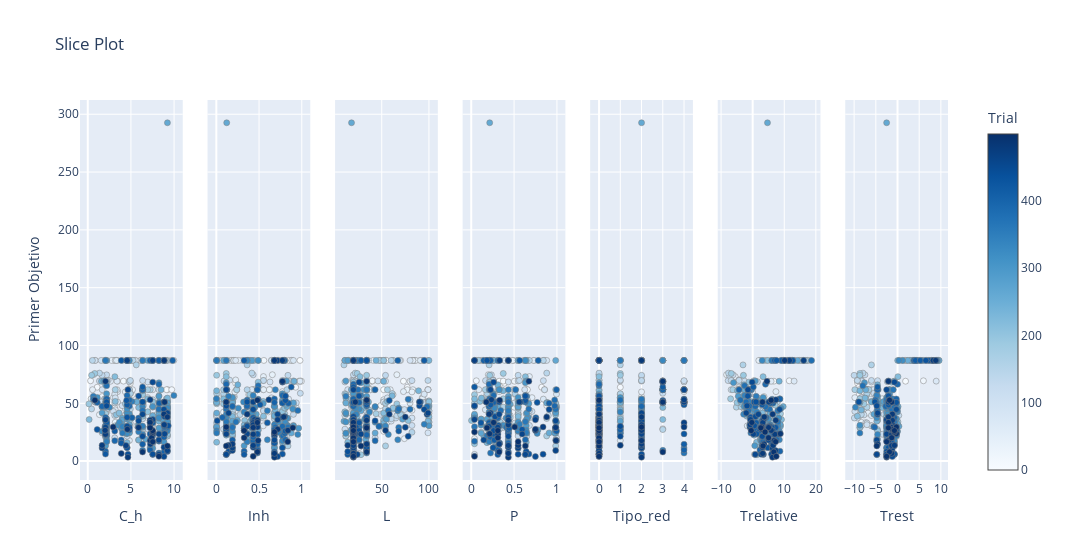

Here is the notebook cell this chart was saved with:
### Code cell
target = lambda trial: trial.values[0]  # Primer objetivo a visualizar

# Graficar el gráfico de rebanada
vis.plot_slice(study, target=target, target_name='Primer Objetivo')

### Figure 1 — Plotly figure (JSON) as saved in the notebook; plotly's stock layout.template omitted (floating-point values rounded to 4 significant figures; data arrays with more than 128 entries replaced by an {"elided": "..."} marker saying what was removed)
{"data": [{"marker": {"color": {"elided": "500 int values"}, "colorbar": {"title": {"text": "Trial"}, "x": 1, "xpad": 40}, "colorscale": [[0, "rgb(247,251,255)"], [0.125, "rgb(222,235,247)"], [0.25, "rgb(198,219,239)"], [0.375, "rgb(158,202,225)"], [0.5, "rgb(107,174,214)"], [0.625, "rgb(66,146,198)"], [0.75, "rgb(33,113,181)"], [0.875, "rgb(8,81,156)"], [1, "rgb(8,48,107)"]], "line": {"color": "Grey", "width": 0.5}, "showscale": true}, "mode": "markers", "name": "Feasible Trial", "showlegend": false, "type": "scatter", "x": {"elided": "500 float values"}, "xaxis": "x", "y": {"elided": "500 float values"}, "yaxis": "y"}, {"marker": {"color": {"elided": "500 int values"}, "colorbar": {"title": {"text": "Trial"}, "x": 1, "xpad": 40}, "colorscale": [[0, "rgb(247,251,255)"], [0.125, "rgb(222,235,247)"], [0.25, "rgb(198,219,239)"], [0.375, "rgb(158,202,225)"], [0.5, "rgb(107,174,214)"], [0.625, "rgb(66,146,198)"], [0.75, "rgb(33,113,181)"], [0.875, "rgb(8,81,156)"], [1, "rgb(8,48,107)"]], "line": {"color": "Grey", "width": 0.5}, "showscale": false}, "mode": "markers", "name": "Feasible Trial", "showlegend": false, "type": "scatter", "x": {"elided": "500 float values"}, "xaxis": "x2", "y": {"elided": "500 float values"}, "yaxis": "y2"}, {"marker": {"color": {"elided": "500 int values"}, "colorbar": {"title": {"text": "Trial"}, "x": 1, "xpad": 40}, "colorscale": [[0, "rgb(247,251,255)"], [0.125, "rgb(222,235,247)"], [0.25, "rgb(198,219,239)"], [0.375, "rgb(158,202,225)"], [0.5, "rgb(107,174,214)"], [0.625, "rgb(66,146,198)"], [0.75, "rgb(33,113,181)"], [0.875, "rgb(8,81,156)"], [1, "rgb(8,48,107)"]], "line": {"color": "Grey", "width": 0.5}, "showscale": false}, "mode": "markers", "name": "Feasible Trial", "showlegend": false, "type": "scatter", "x": {"elided": "500 int values"}, "xaxis": "x3", "y": {"elided": "500 float values"}, "yaxis": "y3"}, {"marker": {"color": {"elided": "500 int values"}, "colorbar": {"title": {"text": "Trial"}, "x": 1, "xpad": 40}, "colorscale": [[0, "rgb(247,251,255)"], [0.125, "rgb(222,235,247)"], [0.25, "rgb(198,219,239)"], [0.375, "rgb(158,202,225)"], [0.5, "rgb(107,174,214)"], [0.625, "rgb(66,146,198)"], [0.75, "rgb(33,113,181)"], [0.875, "rgb(8,81,156)"], [1, "rgb(8,48,107)"]], "line": {"color": "Grey", "width": 0.5}, "showscale": false}, "mode": "markers", "name": "Feasible Trial", "showlegend": false, "type": "scatter", "x": {"elided": "500 float values"}, "xaxis": "x4", "y": {"elided": "500 float values"}, "yaxis": "y4"}, {"marker": {"color": {"elided": "500 int values"}, "colorbar": {"title": {"text": "Trial"}, "x": 1, "xpad": 40}, "colorscale": [[0, "rgb(247,251,255)"], [0.125, "rgb(222,235,247)"], [0.25, "rgb(198,219,239)"], [0.375, "rgb(158,202,225)"], [0.5, "rgb(107,174,214)"], [0.625, "rgb(66,146,198)"], [0.75, "rgb(33,113,181)"], [0.875, "rgb(8,81,156)"], [1, "rgb(8,48,107)"]], "line": {"color": "Grey", "width": 0.5}, "showscale": false}, "mode": "markers", "name": "Feasible Trial", "showlegend": false, "type": "scatter", "x": {"elided": "500 int values"}, "xaxis": "x5", "y": {"elided": "500 float values"}, "yaxis": "y5"}, {"marker": {"color": {"elided": "500 int values"}, "colorbar": {"title": {"text": "Trial"}, "x": 1, "xpad": 40}, "colorscale": [[0, "rgb(247,251,255)"], [0.125, "rgb(222,235,247)"], [0.25, "rgb(198,219,239)"], [0.375, "rgb(158,202,225)"], [0.5, "rgb(107,174,214)"], [0.625, "rgb(66,146,198)"], [0.75, "rgb(33,113,181)"], [0.875, "rgb(8,81,156)"], [1, "rgb(8,48,107)"]], "line": {"color": "Grey", "width": 0.5}, "showscale": false}, "mode": "markers", "name": "Feasible Trial", "showlegend": false, "type": "scatter", "x": {"elided": "500 float values"}, "xaxis": "x6", "y": {"elided": "500 float values"}, "yaxis": "y6"}, {"marker": {"color": {"elided": "500 int values"}, "colorbar": {"title": {"text": "Trial"}, "x": 1, "xpad": 40}, "colorscale": [[0, "rgb(247,251,255)"], [0.125, "rgb(222,235,247)"], [0.25, "rgb(198,219,239)"], [0.375, "rgb(158,202,225)"], [0.5, "rgb(107,174,214)"], [0.625, "rgb(66,146,198)"], [0.75, "rgb(33,113,181)"], [0.875, "rgb(8,81,156)"], [1, "rgb(8,48,107)"]], "line": {"color": "Grey", "width": 0.5}, "showscale": false}, "mode": "markers", "name": "Feasible Trial", "showlegend": false, "type": "scatter", "x": {"elided": "500 float values"}, "xaxis": "x7", "y": {"elided": "500 float values"}, "yaxis": "y7"}], "layout": {"title": {"text": "Slice Plot"}, "width": 2100, "xaxis": {"anchor": "y", "domain": [0, 0.1184], "title": {"text": "C_h"}}, "xaxis2": {"anchor": "y2", "domain": [0.1469, 0.2653], "title": {"text": "Inh"}}, "xaxis3": {"anchor": "y3", "domain": [0.2939, 0.4122], "title": {"text": "L"}}, "xaxis4": {"anchor": "y4", "domain": [0.4408, 0.5592], "title": {"text": "P"}}, "xaxis5": {"anchor": "y5", "domain": [0.5878, 0.7061], "title": {"text": "Tipo_red"}}, "xaxis6": {"anchor": "y6", "domain": [0.7347, 0.8531], "title": {"text": "Trelative"}}, "xaxis7": {"anchor": "y7", "domain": [0.8816, 1.0], "title": {"text": "Trest"}}, "yaxis": {"anchor": "x", "domain": [0, 1], "title": {"text": "Primer Objetivo"}}, "yaxis2": {"anchor": "x2", "domain": [0, 1], "matches": "y", "showticklabels": false}, "yaxis3": {"anchor": "x3", "domain": [0, 1], "matches": "y", "showticklabels": false}, "yaxis4": {"anchor": "x4", "domain": [0, 1], "matches": "y", "showticklabels": false}, "yaxis5": {"anchor": "x5", "domain": [0, 1], "matches": "y", "showticklabels": false}, "yaxis6": {"anchor": "x6", "domain": [0, 1], "matches": "y", "showticklabels": false}, "yaxis7": {"anchor": "x7", "domain": [0, 1], "matches": "y", "showticklabels": false}}}
